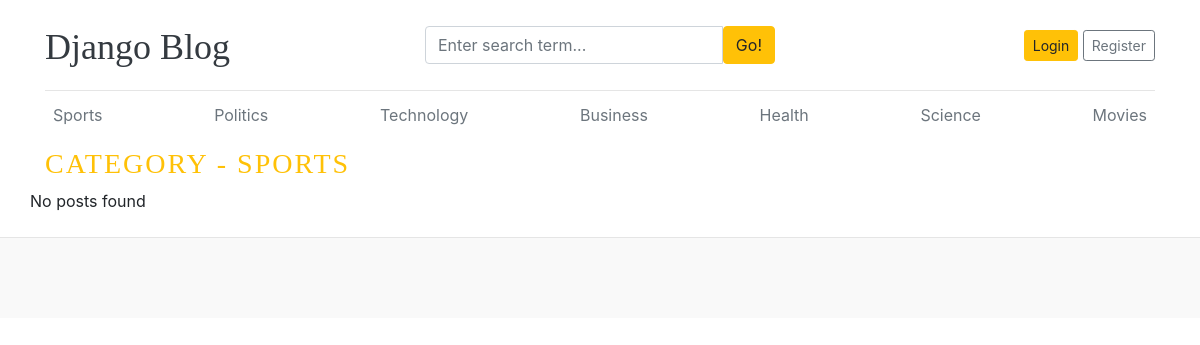
Page /category/1/ on the committed database.
### blogs/models.py (models this page shows)
class Category(models.Model):
    category_name = models.CharField(max_length=50, unique=True)
    created_at = models.DateTimeField(auto_now_add=True)
    updated_at = models.DateTimeField(auto_now=True)
    class Meta:
        verbose_name_plural = 'categories'
    def __str__(self):
        return self.category_name

### blogs/views.py (the view)
# urls.py: path('<int:category_id>/', views.posts_by_category, name='posts_by_category')
def posts_by_category(request, category_id):
    posts = Blog.objects.filter(status='Published', category=category_id)
    category = get_object_or_404(Category, pk=category_id)
    context = {
        'posts': posts,
        'category': category,
    }
    return render(request, 'posts_by_category.html', context)

### blogs/context_processors.py (called while the page is built)
def get_categories(request):
    categories = Category.objects.all()
    return dict(categories=categories)

def get_social_links(request):
    social_links = SocialLink.objects.all()
    return dict(social_links=social_links)

### templates/posts_by_category.html
{% extends 'base.html' %}
{% block content %}
  <h3 class="text-uppercase text-warning" style="letter-spacing: 2px;">Category - {{ category }}</h3>
  <div class="row mb-2">
    {% if posts %}
    {% for post in posts %}
    <div class="col-md-6">
      <div class="card border-0" >
        <div class="card-body">
          <h3><a href="{% url 'blogs' post.slug  %}" class="text-dark">{{ post.title }}</a></h3>
          <small class="mb-1 text-muted">{{ post.created_at | timesince }} ago | {{ post.author }}</small>
          <p class="card-text">{{ post.short_description | truncatewords:25 }}</p>
        </div>
      </div>
    </div>
    {% endfor %}
    {% else %}
    <p>No posts found</p>
    {% endif %}
  </div>
</div>
{% endblock %}

### templates/base.html (shortened to what this page needs)
{% load static %}
<!DOCTYPE html>
<html lang="en">
<head>
    <link href="https://getbootstrap.com/docs/4.0/dist/css/bootstrap.min.css" rel="stylesheet">
    <link href="{% static 'css/blog.css' %}" rel="stylesheet">
    <link rel="stylesheet" href="https://cdnjs.cloudflare.com/ajax/libs/font-awesome/4.7.0/css/font-awesome.min.css">
  </head>
<body>
    <div class="container">
      <header class="blog-header py-3">
        <div class="row flex-nowrap justify-content-between align-items-center">
          <div class="col-4 pt-1">
            <a class="blog-header-logo text-dark" href="/">Django Blog</a>
          </div>
          <div class="col-4">
            <form action="{% url 'search' %}" method="GET">
              <div class="input-group">
                <input class="form-control" type="text" name="keyword" value="{{ keyword }}" placeholder="Enter search term..." aria-label="Enter search term..." aria-describedby="button-search" />
                <button type="submit" class="btn btn-warning" id="button-search" type="button">Go!</button>
            </div>
            </form>
          </div>
          <div class="col-4 d-flex justify-content-end align-items-center">
            {% if not user.is_authenticated %}
            <a class="btn btn-sm btn-warning" href="{% url 'login' %}">Login</a> &nbsp;
            <a class="btn btn-sm btn-outline-secondary" href="{% url 'register' %}">Register</a>
            {% else %}
            <span><a href="{% url 'dashboard' %}">Dashboard</a></span>
            &emsp;
            <span><a href="{% url 'logout' %}">Logout</a></span>
            {% endif %}
          </div>
        </div>
      </header>
      <div class="nav-scroller py-1 mb-2">
        <nav class="nav d-flex justify-content-between">
          {% for cat in categories %}
          <a class="p-2 text-muted" href="{% url 'posts_by_category' cat.id %}">{{ cat.category_name }}</a>
          {% endfor %}
        </nav>
      </div>
{% block content %}
{% endblock %}
<footer class="blog-footer">
  </footer>
  </body>
  </html>

### blog_main/static/css/blog.css (style rules this page uses)
.blog-header { border-bottom: 1px solid #e5e5e5; }
.blog-header-logo { font-family: "Playfair Display", Georgia, "Times New Roman", serif; font-size: 2.25rem; }
h1, h2, h3, h4, h5, h6 { font-family: "Playfair Display", Georgia, "Times New Roman", serif; }
.blog-footer { padding: 2.5rem 0; color: #727272; text-align: center; background-color: #f9f9f9; border-top: .05rem solid #e5e5e5; }

### rows in the picture
Category: category_name "Sports", category_name "SPORTS"
Category: category_name "Politics"
Category: category_name "Technology"
Category: category_name "Business"
Category: category_name "Health"
Category: category_name "Science"
Category: category_name "Movies"
